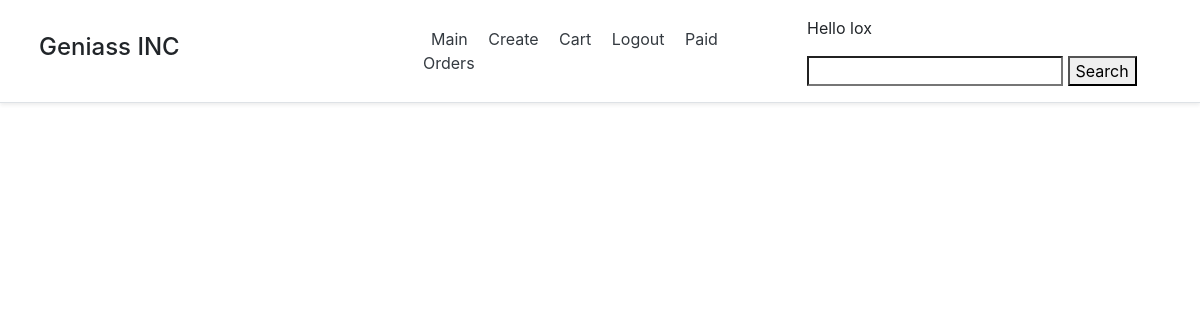
Page /shopping_cart/paid_orders (signed in) on the earlier database version.
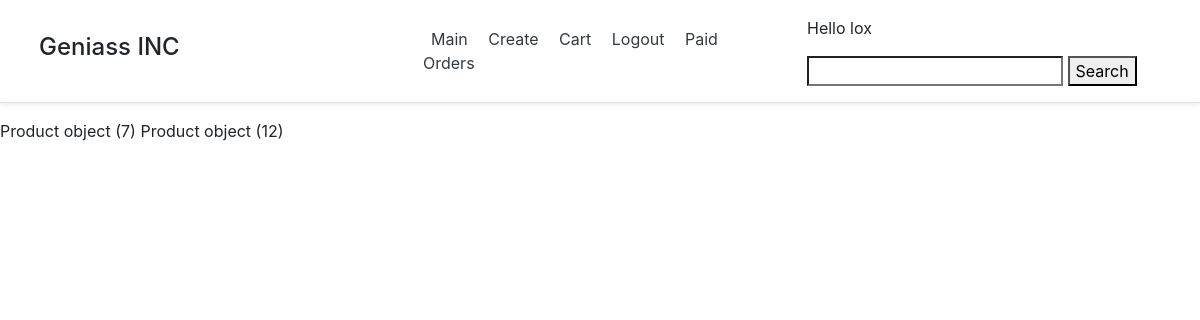
Same page on the later database version.
### main/models.py (models this page shows)
class Product(models.Model):
    title = models.CharField('Name', max_length = 50)
    price = models.IntegerField('Price')
    task = models.TextField('About')

### cart/views.py (the view)
# urls.py: path('paid_orders', views.paid_orders, name='paid_orders')
def paid_orders(request):
    catalog = request.user.catalog.all()
    return render(request, 'cart/paid_orders.html', {'catalog': catalog})

### cart/templates/cart/paid_orders.html (shortened to what this page needs)
{% extends 'main/base.html' %}
{% block main %}
    {% for i in catalog %}
        {{i}}
    {% endfor %}
{% endblock %}

Differences in the rows shown:
now on this page (row unchanged): Product: id "Product object (7)"
added Product: id "Product object (12)"
